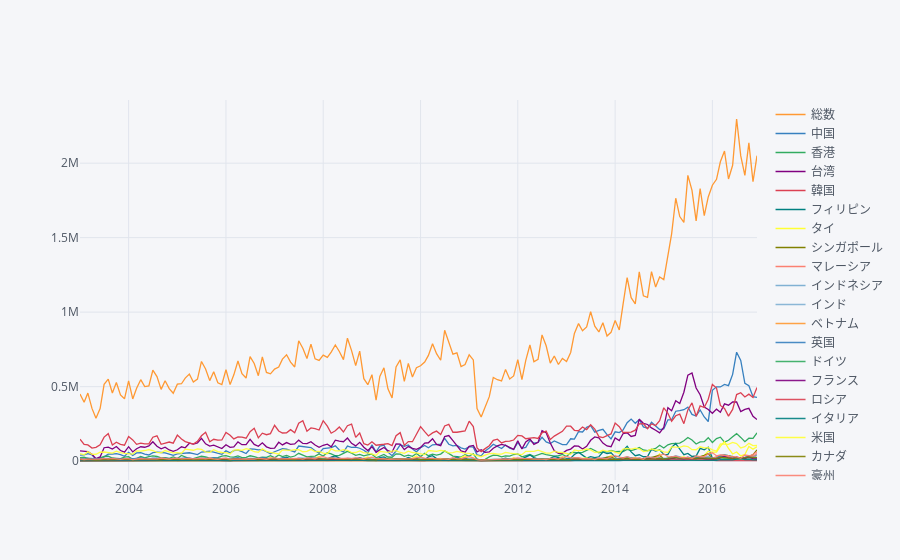

Write notebook code for a chart like this one.
### Code cell
df.iplot()  # 全系列をプロット(含総数)

### Figure 1 — Plotly figure (JSON) as saved in the notebook; plotly's stock layout.template omitted (floating-point values rounded to 4 significant figures; data arrays with more than 128 entries replaced by an {"elided": "..."} marker saying what was removed)
{"data": [{"line": {"color": "rgba(255, 153, 51, 1.0)", "dash": "solid", "width": 1.3}, "mode": "lines", "name": "総数", "text": "", "type": "scatter", "x": {"elided": "168 str values"}, "y": {"elided": "168 int values"}}, {"line": {"color": "rgba(55, 128, 191, 1.0)", "dash": "solid", "width": 1.3}, "mode": "lines", "name": "中国", "text": "", "type": "scatter", "x": {"elided": "168 str values"}, "y": {"elided": "168 int values"}}, {"line": {"color": "rgba(50, 171, 96, 1.0)", "dash": "solid", "width": 1.3}, "mode": "lines", "name": "香港", "text": "", "type": "scatter", "x": {"elided": "168 str values"}, "y": {"elided": "168 int values"}}, {"line": {"color": "rgba(128, 0, 128, 1.0)", "dash": "solid", "width": 1.3}, "mode": "lines", "name": "台湾", "text": "", "type": "scatter", "x": {"elided": "168 str values"}, "y": {"elided": "168 int values"}}, {"line": {"color": "rgba(219, 64, 82, 1.0)", "dash": "solid", "width": 1.3}, "mode": "lines", "name": "韓国", "text": "", "type": "scatter", "x": {"elided": "168 str values"}, "y": {"elided": "168 int values"}}, {"line": {"color": "rgba(0, 128, 128, 1.0)", "dash": "solid", "width": 1.3}, "mode": "lines", "name": "フィリピン", "text": "", "type": "scatter", "x": {"elided": "168 str values"}, "y": {"elided": "168 int values"}}, {"line": {"color": "rgba(255, 255, 51, 1.0)", "dash": "solid", "width": 1.3}, "mode": "lines", "name": "タイ", "text": "", "type": "scatter", "x": {"elided": "168 str values"}, "y": {"elided": "168 int values"}}, {"line": {"color": "rgba(128, 128, 0, 1.0)", "dash": "solid", "width": 1.3}, "mode": "lines", "name": "シンガポール", "text": "", "type": "scatter", "x": {"elided": "168 str values"}, "y": {"elided": "168 int values"}}, {"line": {"color": "rgba(251, 128, 114, 1.0)", "dash": "solid", "width": 1.3}, "mode": "lines", "name": "マレーシア", "text": "", "type": "scatter", "x": {"elided": "168 str values"}, "y": {"elided": "168 int values"}}, {"line": {"color": "rgba(128, 177, 211, 1.0)", "dash": "solid", "width": 1.3}, "mode": "lines", "name": "インドネシア", "text": "", "type": "scatter", "x": {"elided": "168 str values"}, "y": {"elided": "168 int values"}}, {"line": {"color": "rgba(128, 177, 211, 0.89999999999999991)", "dash": "solid", "width": 1.3}, "mode": "lines", "name": "インド", "text": "", "type": "scatter", "x": {"elided": "168 str values"}, "y": {"elided": "168 int values"}}, {"line": {"color": "rgba(255, 153, 51, 0.89999999999999991)", "dash": "solid", "width": 1.3}, "mode": "lines", "name": "ベトナム", "text": "", "type": "scatter", "x": {"elided": "168 str values"}, "y": {"elided": "168 int values"}}, {"line": {"color": "rgba(55, 128, 191, 0.89999999999999991)", "dash": "solid", "width": 1.3}, "mode": "lines", "name": "英国", "text": "", "type": "scatter", "x": {"elided": "168 str values"}, "y": {"elided": "168 int values"}}, {"line": {"color": "rgba(50, 171, 96, 0.89999999999999991)", "dash": "solid", "width": 1.3}, "mode": "lines", "name": "ドイツ", "text": "", "type": "scatter", "x": {"elided": "168 str values"}, "y": {"elided": "168 int values"}}, {"line": {"color": "rgba(128, 0, 128, 0.89999999999999991)", "dash": "solid", "width": 1.3}, "mode": "lines", "name": "フランス", "text": "", "type": "scatter", "x": {"elided": "168 str values"}, "y": {"elided": "168 int values"}}, {"line": {"color": "rgba(219, 64, 82, 0.89999999999999991)", "dash": "solid", "width": 1.3}, "mode": "lines", "name": "ロシア", "text": "", "type": "scatter", "x": {"elided": "168 str values"}, "y": {"elided": "168 int values"}}, {"line": {"color": "rgba(0, 128, 128, 0.89999999999999991)", "dash": "solid", "width": 1.3}, "mode": "lines", "name": "イタリア", "text": "", "type": "scatter", "x": {"elided": "168 str values"}, "y": {"elided": "168 int values"}}, {"line": {"color": "rgba(255, 255, 51, 0.89999999999999991)", "dash": "solid", "width": 1.3}, "mode": "lines", "name": "米国", "text": "", "type": "scatter", "x": {"elided": "168 str values"}, "y": {"elided": "168 int values"}}, {"line": {"color": "rgba(128, 128, 0, 0.89999999999999991)", "dash": "solid", "width": 1.3}, "mode": "lines", "name": "カナダ", "text": "", "type": "scatter", "x": {"elided": "168 str values"}, "y": {"elided": "168 int values"}}, {"line": {"color": "rgba(251, 128, 114, 0.89999999999999991)", "dash": "solid", "width": 1.3}, "mode": "lines", "name": "豪州", "text": "", "type": "scatter", "x": {"elided": "168 str values"}, "y": {"elided": "168 int values"}}], "layout": {"legend": {"bgcolor": "#F5F6F9", "font": {"color": "#4D5663"}}, "paper_bgcolor": "#F5F6F9", "plot_bgcolor": "#F5F6F9", "titlefont": {"color": "#4D5663"}, "xaxis1": {"gridcolor": "#E1E5ED", "showgrid": true, "tickfont": {"color": "#4D5663"}, "title": "", "titlefont": {"color": "#4D5663"}, "zerolinecolor": "#E1E5ED"}, "yaxis1": {"gridcolor": "#E1E5ED", "showgrid": true, "tickfont": {"color": "#4D5663"}, "title": "", "titlefont": {"color": "#4D5663"}, "zerolinecolor": "#E1E5ED"}}}
